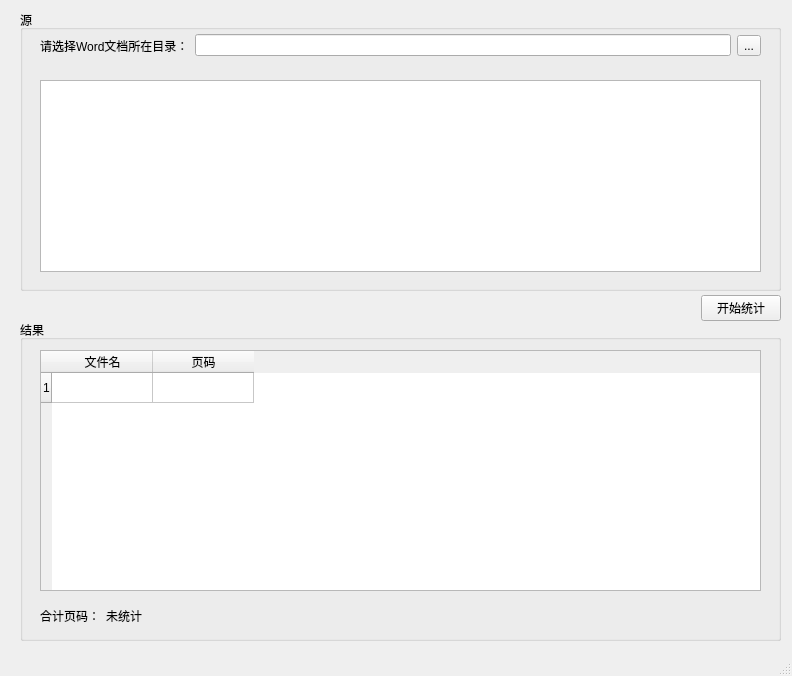
<?xml version="1.0" encoding="UTF-8"?>
<ui version="4.0">
 <class>PageWindow</class>
 <widget class="QMainWindow" name="PageWindow">
  <property name="geometry">
   <rect>
    <x>0</x>
    <y>0</y>
    <width>792</width>
    <height>676</height>
   </rect>
  </property>
  <property name="windowTitle">
   <string>统计Word文档页码</string>
  </property>
  <widget class="QWidget" name="centralwidget">
   <widget class="QGroupBox" name="groupBox">
    <property name="geometry">
     <rect>
      <x>20</x>
      <y>10</y>
      <width>761</width>
      <height>281</height>
     </rect>
    </property>
    <property name="title">
     <string>源</string>
    </property>
    <widget class="QWidget" name="horizontalLayoutWidget">
     <property name="geometry">
      <rect>
       <x>20</x>
       <y>20</y>
       <width>721</width>
       <height>31</height>
      </rect>
     </property>
     <layout class="QHBoxLayout" name="horizontalLayout">
      <item>
       <widget class="QLabel" name="label">
        <property name="text">
         <string>请选择Word文档所在目录：</string>
        </property>
       </widget>
      </item>
      <item>
       <widget class="QLineEdit" name="sourcepath"/>
      </item>
      <item>
       <widget class="QToolButton" name="browseButton">
        <property name="text">
         <string>...</string>
        </property>
       </widget>
      </item>
     </layout>
    </widget>
    <widget class="QListWidget" name="listword">
     <property name="geometry">
      <rect>
       <x>20</x>
       <y>70</y>
       <width>721</width>
       <height>192</height>
      </rect>
     </property>
    </widget>
   </widget>
   <widget class="QGroupBox" name="groupBox_2">
    <property name="geometry">
     <rect>
      <x>20</x>
      <y>320</y>
      <width>761</width>
      <height>321</height>
     </rect>
    </property>
    <property name="title">
     <string>结果</string>
    </property>
    <widget class="QTableWidget" name="pagetable">
     <property name="geometry">
      <rect>
       <x>20</x>
       <y>30</y>
       <width>721</width>
       <height>241</height>
      </rect>
     </property>
     <property name="rowCount">
      <number>1</number>
     </property>
     <attribute name="horizontalHeaderDefaultSectionSize">
      <number>101</number>
     </attribute>
     <row/>
     <column>
      <property name="text">
       <string>文件名</string>
      </property>
     </column>
     <column>
      <property name="text">
       <string>页码</string>
      </property>
     </column>
     <item row="0" column="0">
      <property name="text">
       <string/>
      </property>
     </item>
     <item row="0" column="1">
      <property name="text">
       <string/>
      </property>
      <property name="background">
       <brush brushstyle="NoBrush">
        <color alpha="255">
         <red>255</red>
         <green>0</green>
         <blue>0</blue>
        </color>
       </brush>
      </property>
     </item>
    </widget>
    <widget class="QWidget" name="horizontalLayoutWidget_2">
     <property name="geometry">
      <rect>
       <x>20</x>
       <y>280</y>
       <width>721</width>
       <height>31</height>
      </rect>
     </property>
     <layout class="QHBoxLayout" name="horizontalLayout_2">
      <item>
       <widget class="QLabel" name="label_2">
        <property name="text">
         <string>合计页码：</string>
        </property>
       </widget>
      </item>
      <item>
       <widget class="QLabel" name="totalpage">
        <property name="text">
         <string>未统计</string>
        </property>
       </widget>
      </item>
      <item>
       <spacer name="horizontalSpacer">
        <property name="orientation">
         <enum>Qt::Horizontal</enum>
        </property>
        <property name="sizeHint" stdset="0">
         <size>
          <width>40</width>
          <height>20</height>
         </size>
        </property>
       </spacer>
      </item>
     </layout>
    </widget>
   </widget>
   <widget class="QWidget" name="horizontalLayoutWidget_3">
    <property name="geometry">
     <rect>
      <x>20</x>
      <y>293</y>
      <width>761</width>
      <height>31</height>
     </rect>
    </property>
    <layout class="QHBoxLayout" name="horizontalLayout_3">
     <item>
      <spacer name="horizontalSpacer_2">
       <property name="orientation">
        <enum>Qt::Horizontal</enum>
       </property>
       <property name="sizeHint" stdset="0">
        <size>
         <width>40</width>
         <height>20</height>
        </size>
       </property>
      </spacer>
     </item>
     <item>
      <widget class="QPushButton" name="executeButton">
       <property name="text">
        <string>开始统计</string>
       </property>
      </widget>
     </item>
    </layout>
   </widget>
  </widget>
  <widget class="QMenuBar" name="menubar">
   <property name="geometry">
    <rect>
     <x>0</x>
     <y>0</y>
     <width>792</width>
     <height>23</height>
    </rect>
   </property>
  </widget>
  <widget class="QStatusBar" name="statusbar"/>
 </widget>
 <resources/>
 <connections/>
</ui>
